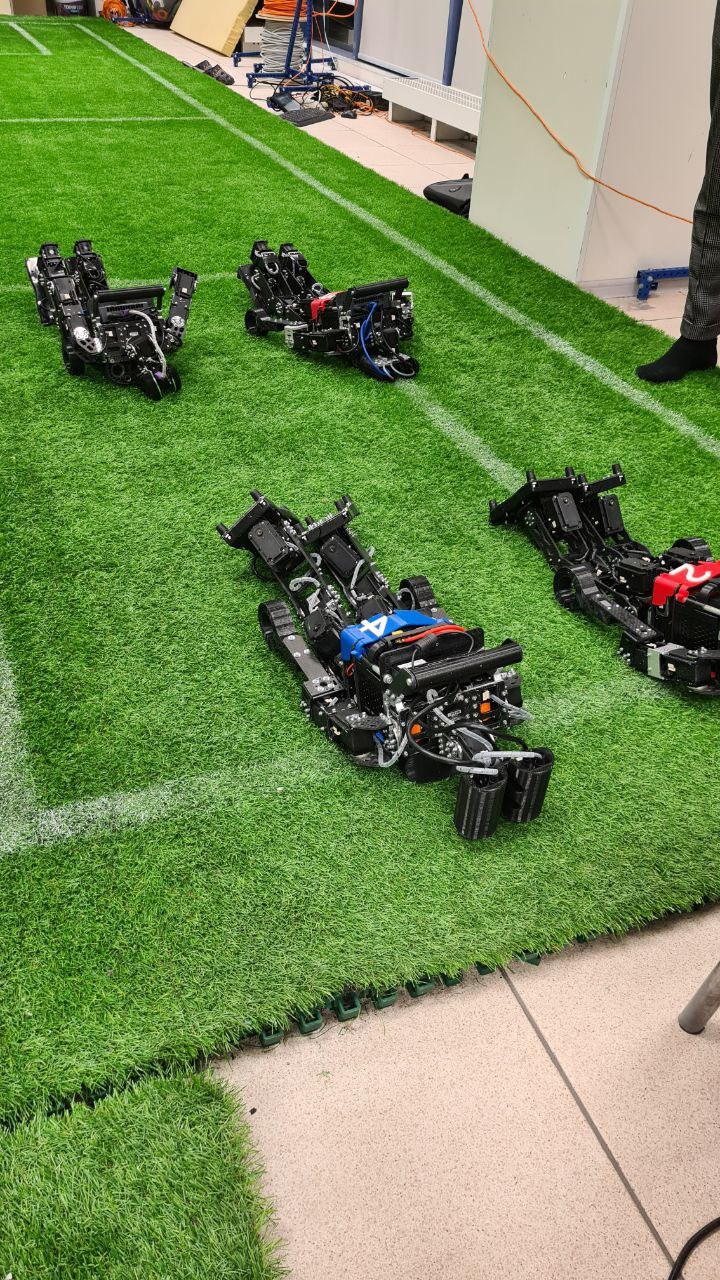
#> input picture homework/sahrs_on_the_field.jpg, 720 x 1280 px, found by its file name
$ jupyter execute --allow-errors cv_hw2_1.ipynb   (older library calls are emulated)
#> lines starting #> are read from the running program, lines starting #| are printed output that depends on the picture; after the words box and inside, x2 and y2 are one past the last pixel; in counts of white or black regions, pixels touching at a corner belong together
# Домашее задание 2

- Загрузите изображение и переведите его в цветовое пространство HSV

- Настройте цветовой фильтр на баскетбольное кольцо так, чтобы маска была зашумлена. Пусть в ней будут отдельные белые пиксели и даже целые области, не соответствующие кольцу. Удалите этот шум с помощью морфологических операций, выводя все промежуточные этапы на экран

- Удалите шум с помощью фильтрации связных компонент, пользуясь указаниями в первом ответе по ссылке https://stackoverflow.com/questions/35854197/how-to-use-opencvs-connectedcomponentswithstats-in-python

После выполнения закоммитьте задание в ветку *cv_hw* в своем репозитории.

[cell 1]
import cv2
import matplotlib.pyplot as plt

canvas = cv2.imread('/sahrs_on_the_field.jpg')
#> canvas is the input picture: shape (1280, 720, 3); mean B, G, R 83.8, 141.6, 117.9
 #Преобразуем в HSV
img = cv2.cvtColor(canvas, cv2.COLOR_BGR2HSV)
#> img: shape (1280, 720, 3); mean H, S, V 39.5, 123.6, 148

#print(img.shape)

plt.figure(figsize=(12, 11))

#color scheme (gray)
plt.imshow(img)
plt.show()

# [5 lines of commented-out code are left out]

[cell 2]
import cv2
import matplotlib.pyplot as plt

canvas = cv2.imread('/sahrs_on_the_field.jpg')
 #Преобразуем в HSV
img = cv2.cvtColor(canvas, cv2.COLOR_BGR2HSV)

#print(img.shape)

plt.figure(figsize=(12, 11))

#color scheme (gray)
plt.imshow(img)
plt.show()

# [5 lines of commented-out code are left out]

[cell 3]
img_color_low = (10,30,10)
img_color_high = (50,255,200)
only_ring_hsv = cv2.inRange(img, img_color_low, img_color_high)
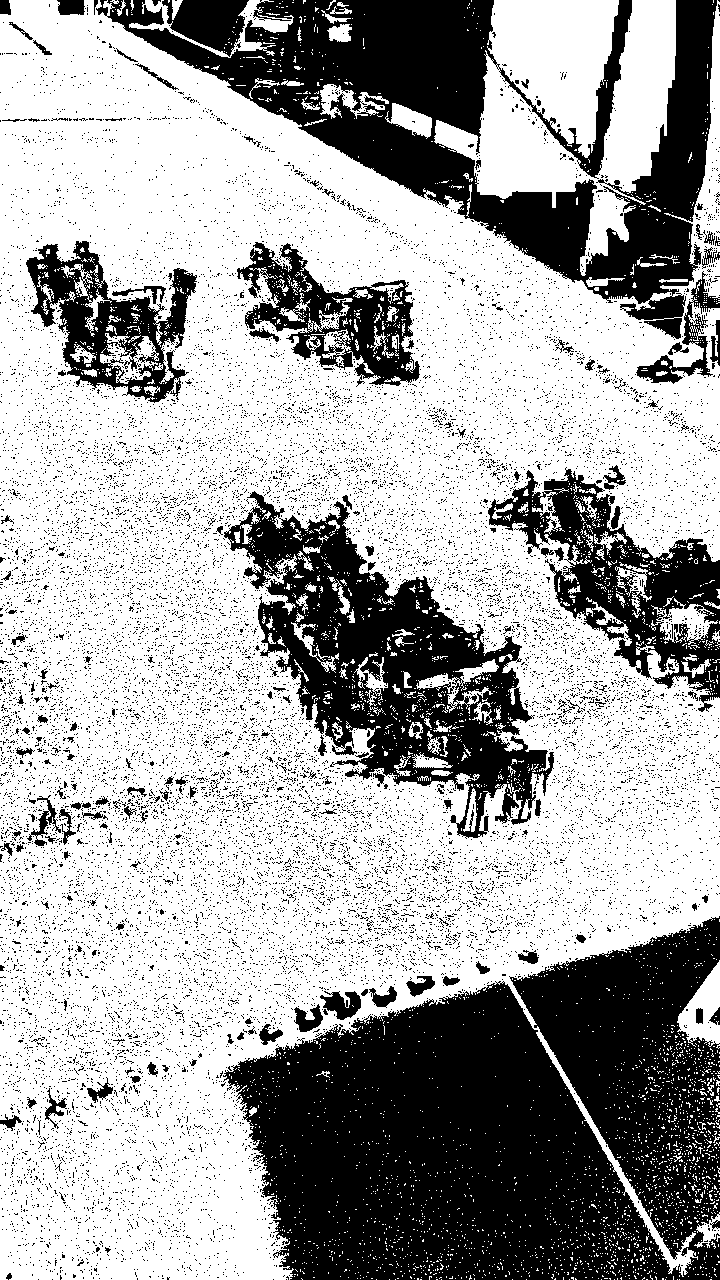
#> only_ring_hsv: shape (1280, 720); 65.4% white; 18508 black regions (18343 under 20 px), largest, box (x1, y1, x2, y2) and area: (223, 916, 720, 1280) 124927, (96, 0, 717, 339) 65212, (224, 491, 554, 839) 41198
plt.imshow(only_ring_hsv)

[cell 4]
img_hsv = cv2.cvtColor(canvas, cv2.COLOR_BGR2HSV)
img_h = img_hsv[..., 0]
img_s = img_hsv[..., 1]
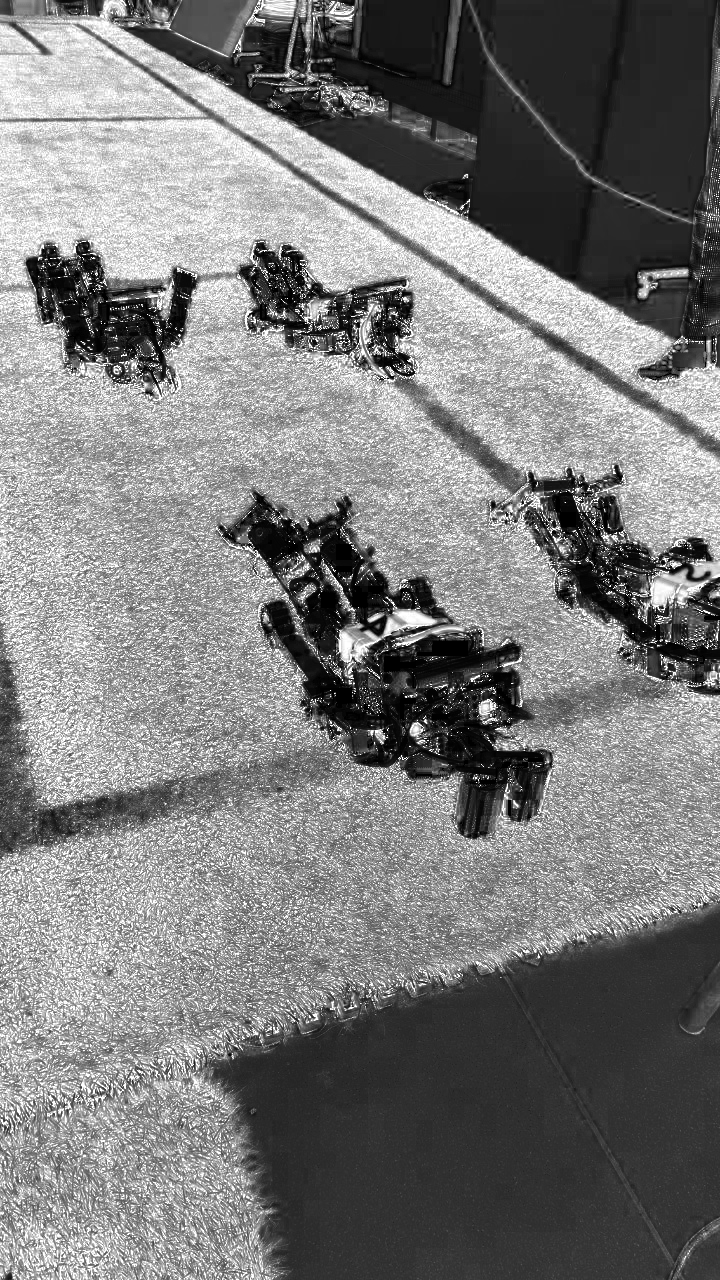
#> img_s: shape (1280, 720); min 0, max 255, mean 123.6
img_v = img_hsv[..., 2]
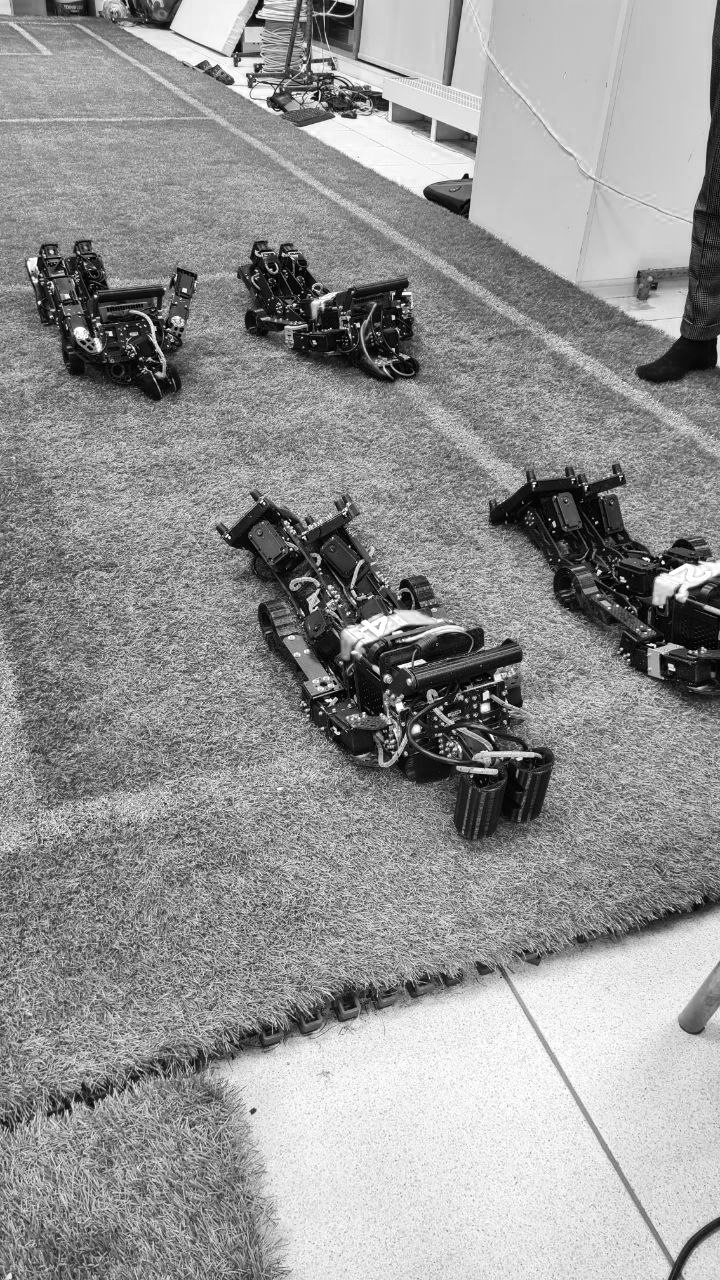
#> img_v: shape (1280, 720); min 0, max 255, mean 148

fig = plt.gcf()                      # Показывать картинки по каналу
fig.set_size_inches(10, 15)

plt.subplot(221)
plt.imshow(img_hsv)
plt.axis('off')
plt.title('HSV')

plt.subplot(222)
plt.imshow(img_h, cmap='gray')
plt.axis('off')
plt.title('H')

plt.subplot(223)
plt.imshow(img_s, cmap='gray')
plt.axis('off')
plt.title('S')

plt.subplot(224)
plt.imshow(img_v, cmap='gray')
plt.axis('off')
plt.title('V')

plt.show()

[cell 5]
moments = cv2.moments(only_ring_hsv, 1)
#> moments = moments, m00 602962, centre m10/m00, m01/m00 = (317.5, 604.8)
x_moment = moments['m01']
#> x_moment = 364665791
y_moment = moments['m10']
#> y_moment = 191450078
area = moments['m00']
#> area = 602962
x = int(x_moment / area)
#> x = 604
y = int(y_moment / area)
#> y = 317

plt.imshow(only_ring_hsv)

[cell 6]
import sys
import numpy as np
import cv2 as cv
fn = '/sahrs_on_the_field.jpg'
img = cv.imread(fn)
img = cv.cvtColor(img,cv.COLOR_BGR2GRAY)
#> img: shape (1280, 720)
ret, img = cv.threshold(img, 127, 255, 0)
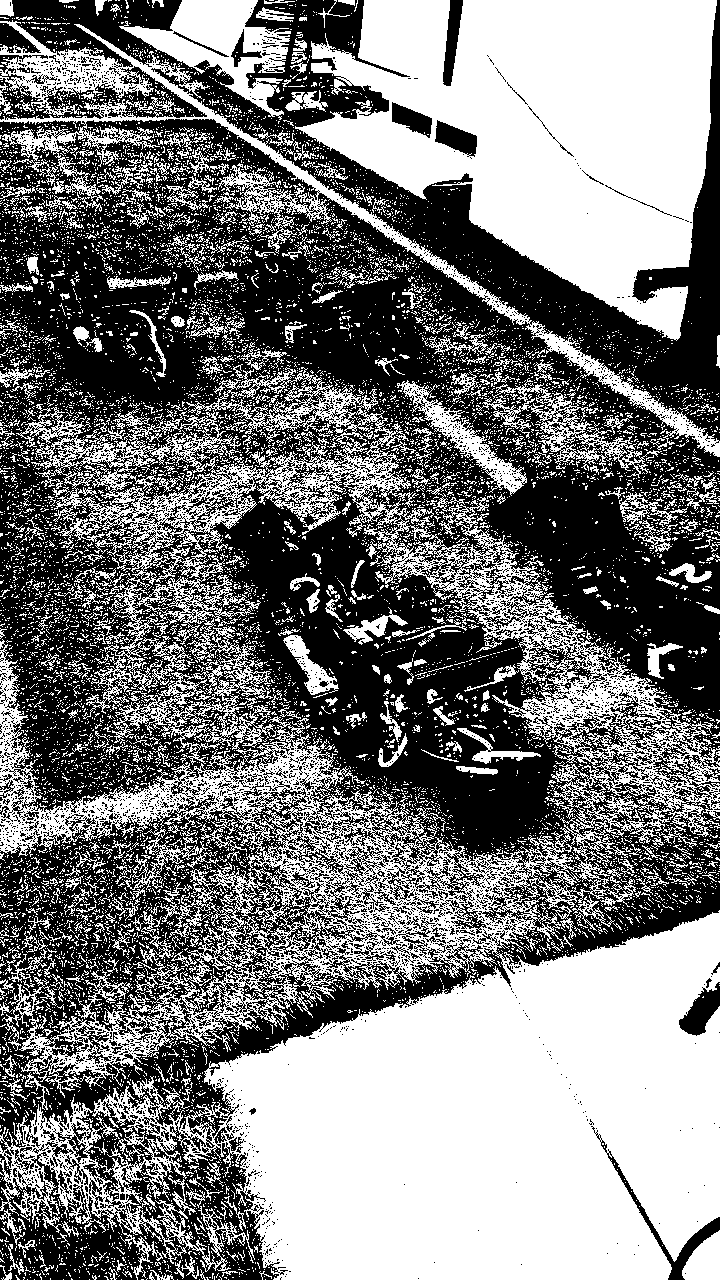
#> img: shape (1280, 720); 48.6% white; 11152 white regions (10584 under 20 px), largest, box (x1, y1, x2, y2) and area: (0, 364, 720, 1280) 257120, (295, 0, 717, 341) 84831, (0, 20, 720, 457) 18244
plt.imshow(img)
